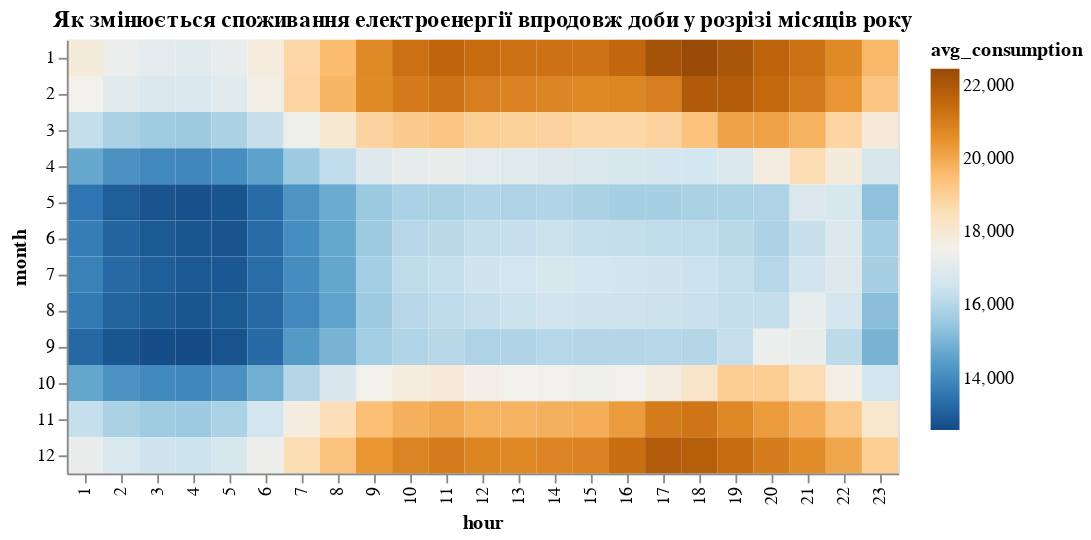

The notebook cell this image was saved under:
### Code cell
alt.Chart(df_consumption_by_month).transform_filter(alt.FieldRangePredicate(field='hour', range=[1, 24])).mark_rect().encode(
    x = alt.X('hour:O'),
    y = alt.Y('month:N', sort = alt.Sort(order = 'descending')),
    color = alt.Color('avg_consumption:Q', scale = alt.Scale(scheme = 'blueorange'))
).properties(title="Як змінюється споживання електроенергії впродовж доби у розрізі місяців року")

### Figure 1 — Vega-Lite specification as saved in the notebook (floating-point values rounded to 4 significant figures; data arrays with more than 128 entries replaced by an {"elided": "..."} marker saying what was removed)
{"config": {"view": {"continuousWidth": 400, "continuousHeight": 300}}, "data": {"name": "data-506ce141cb6c9a0443b539ffb4045dfb"}, "mark": "rect", "encoding": {"color": {"type": "quantitative", "field": "avg_consumption", "scale": {"scheme": "blueorange"}}, "x": {"type": "ordinal", "field": "hour"}, "y": {"type": "nominal", "field": "month", "sort": {"order": "descending"}}}, "title": "Як змінюється споживання електроенергії впродовж доби у розрізі місяців року", "transform": [{"filter": {"field": "hour", "range": [1, 24]}}], "$schema": "https://vega.github.io/schema/vega-lite/v4.8.1.json", "datasets": {"data-506ce141cb6c9a0443b539ffb4045dfb": {"elided": "276 records"}}}
